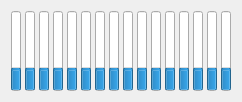
   <widget class="QWidget" name="layoutWidget">
    <property name="geometry">
     <rect>
      <x>400</x>
      <y>20</y>
      <width>222</width>
      <height>84</height>
     </rect>
    </property>
    <layout class="QHBoxLayout" name="horizontalLayout">
     <property name="spacing">
      <number>4</number>
     </property>
     <item>
      <widget class="QProgressBar" name="PB_CUP_1m">
       <property name="maximumSize">
        <size>
         <width>10</width>
         <height>80</height>
        </size>
       </property>
       <property name="value">
        <number>24</number>
       </property>
       <property name="textVisible">
        <bool>false</bool>
       </property>
       <property name="orientation">
        <enum>Qt::Vertical</enum>
       </property>
      </widget>
     </item>
     <item>
      <widget class="QProgressBar" name="PB_CUP_2m">
       <property name="maximumSize">
        <size>
         <width>10</width>
         <height>80</height>
        </size>
       </property>
       <property name="value">
        <number>24</number>
       </property>
       <property name="textVisible">
        <bool>false</bool>
       </property>
       <property name="orientation">
        <enum>Qt::Vertical</enum>
       </property>
      </widget>
     </item>
     <item>
      <widget class="QProgressBar" name="PB_CUP_3m">
       <property name="maximumSize">
        <size>
         <width>10</width>
         <height>80</height>
        </size>
       </property>
       <property name="value">
        <number>24</number>
       </property>
       <property name="textVisible">
        <bool>false</bool>
       </property>
       <property name="orientation">
        <enum>Qt::Vertical</enum>
       </property>
      </widget>
     </item>
     <item>
      <widget class="QProgressBar" name="PB_CUP_4m">
       <property name="maximumSize">
        <size>
         <width>10</width>
         <height>80</height>
        </size>
       </property>
       <property name="value">
        <number>24</number>
       </property>
       <property name="textVisible">
        <bool>false</bool>
       </property>
       <property name="orientation">
        <enum>Qt::Vertical</enum>
       </property>
      </widget>
     </item>
     <item>
      <widget class="QProgressBar" name="PB_SYRUP_1m">
       <property name="maximumSize">
        <size>
         <width>10</width>
         <height>80</height>
        </size>
       </property>
       <property name="value">
        <number>24</number>
       </property>
       <property name="textVisible">
        <bool>false</bool>
       </property>
       <property name="orientation">
        <enum>Qt::Vertical</enum>
       </property>
      </widget>
     </item>
     <item>
      <widget class="QProgressBar" name="PB_SYRUP_2m">
       <property name="maximumSize">
        <size>
         <width>10</width>
         <height>80</height>
        </size>
       </property>
       <property name="value">
        <number>24</number>
       </property>
       <property name="textVisible">
        <bool>false</bool>
       </property>
       <property name="orientation">
        <enum>Qt::Vertical</enum>
       </property>
      </widget>
     </item>
     <item>
      <widget class="QProgressBar" name="PB_SYRUP_3m">
       <property name="maximumSize">
        <size>
         <width>10</width>
         <height>80</height>
        </size>
       </property>
       <property name="value">
        <number>24</number>
       </property>
       <property name="textVisible">
        <bool>false</bool>
       </property>
       <property name="orientation">
        <enum>Qt::Vertical</enum>
       </property>
      </widget>
     </item>
     <item>
      <widget class="QProgressBar" name="PB_SYRUP_4m">
       <property name="maximumSize">
        <size>
         <width>10</width>
         <height>80</height>
        </size>
       </property>
       <property name="value">
        <number>24</number>
       </property>
       <property name="textVisible">
        <bool>false</bool>
       </property>
       <property name="orientation">
        <enum>Qt::Vertical</enum>
       </property>
      </widget>
     </item>
     <item>
      <widget class="QProgressBar" name="PB_SYRUP_5m">
       <property name="maximumSize">
        <size>
         <width>10</width>
         <height>80</height>
        </size>
       </property>
       <property name="value">
        <number>24</number>
       </property>
       <property name="textVisible">
        <bool>false</bool>
       </property>
       <property name="orientation">
        <enum>Qt::Vertical</enum>
       </property>
      </widget>
     </item>
     <item>
      <widget class="QProgressBar" name="PB_SYRUP_6m">
       <property name="maximumSize">
        <size>
         <width>10</width>
         <height>80</height>
        </size>
       </property>
       <property name="value">
        <number>24</number>
       </property>
       <property name="textVisible">
        <bool>false</bool>
       </property>
       <property name="orientation">
        <enum>Qt::Vertical</enum>
       </property>
      </widget>
     </item>
     <item>
      <widget class="QProgressBar" name="PB_SYRUP_7m">
       <property name="maximumSize">
        <size>
         <width>10</width>
         <height>80</height>
        </size>
       </property>
       <property name="value">
        <number>24</number>
       </property>
       <property name="textVisible">
        <bool>false</bool>
       </property>
       <property name="orientation">
        <enum>Qt::Vertical</enum>
       </property>
      </widget>
     </item>
     <item>
      <widget class="QProgressBar" name="PB_SYRUP_8m">
       <property name="maximumSize">
        <size>
         <width>10</width>
         <height>80</height>
        </size>
       </property>
       <property name="value">
        <number>24</number>
       </property>
       <property name="textVisible">
        <bool>false</bool>
       </property>
       <property name="orientation">
        <enum>Qt::Vertical</enum>
       </property>
      </widget>
     </item>
     <item>
      <widget class="QProgressBar" name="PB_SYRUP_9m">
       <property name="maximumSize">
        <size>
         <width>10</width>
         <height>80</height>
        </size>
       </property>
       <property name="value">
        <number>24</number>
       </property>
       <property name="textVisible">
        <bool>false</bool>
       </property>
       <property name="orientation">
        <enum>Qt::Vertical</enum>
       </property>
      </widget>
     </item>
     <item>
      <widget class="QProgressBar" name="PB_SYRUP_10m">
       <property name="maximumSize">
        <size>
         <width>10</width>
         <height>80</height>
        </size>
       </property>
       <property name="value">
        <number>24</number>
       </property>
       <property name="textVisible">
        <bool>false</bool>
       </property>
       <property name="orientation">
        <enum>Qt::Vertical</enum>
       </property>
      </widget>
     </item>
     <item>
      <widget class="QProgressBar" name="PB_SYRUP_11m">
       <property name="maximumSize">
        <size>
         <width>10</width>
         <height>80</height>
        </size>
       </property>
       <property name="value">
        <number>24</number>
       </property>
       <property name="textVisible">
        <bool>false</bool>
       </property>
       <property name="orientation">
        <enum>Qt::Vertical</enum>
       </property>
      </widget>
     </item>
     <item>
      <widget class="QProgressBar" name="PB_SYRUP_12m">
       <property name="maximumSize">
        <size>
         <width>10</width>
         <height>80</height>
        </size>
       </property>
       <property name="value">
        <number>24</number>
       </property>
       <property name="textVisible">
        <bool>false</bool>
       </property>
       <property name="orientation">
        <enum>Qt::Vertical</enum>
       </property>
      </widget>
     </item>
    </layout>
   </widget>
